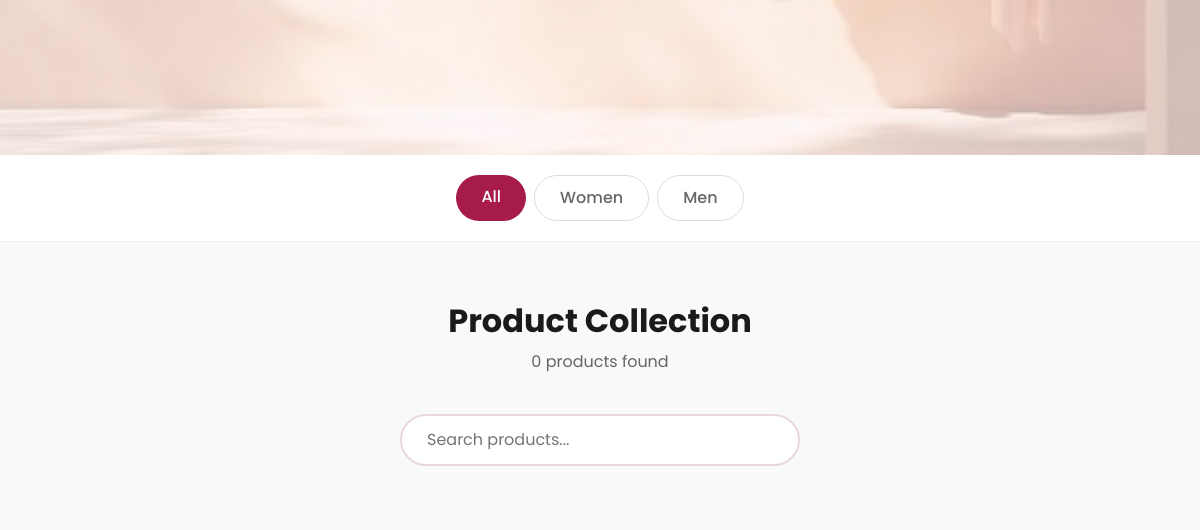
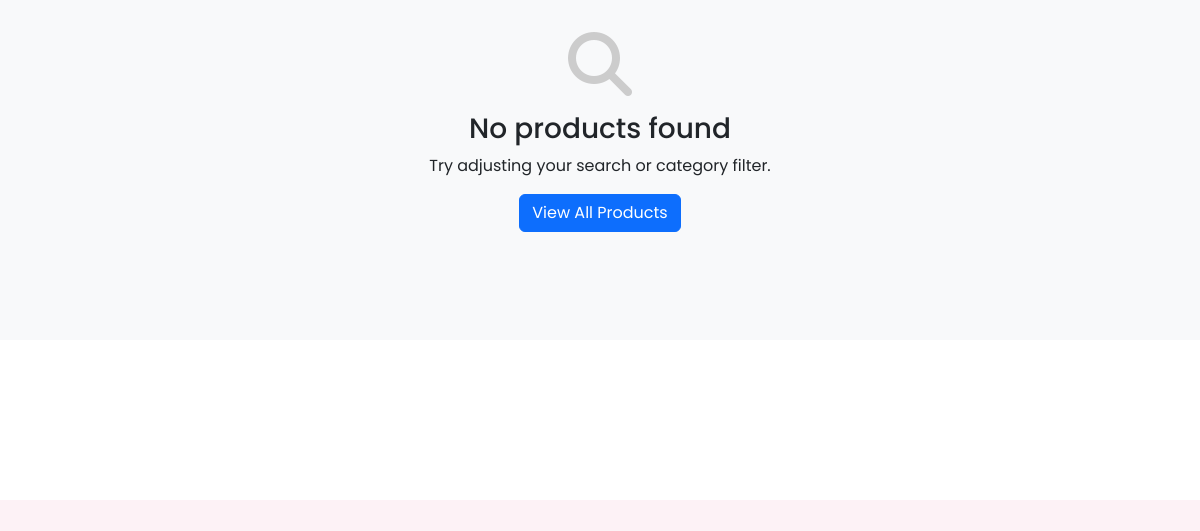
Page /landing.php (middle part) on the earlier database version (2 pictures, top to bottom).
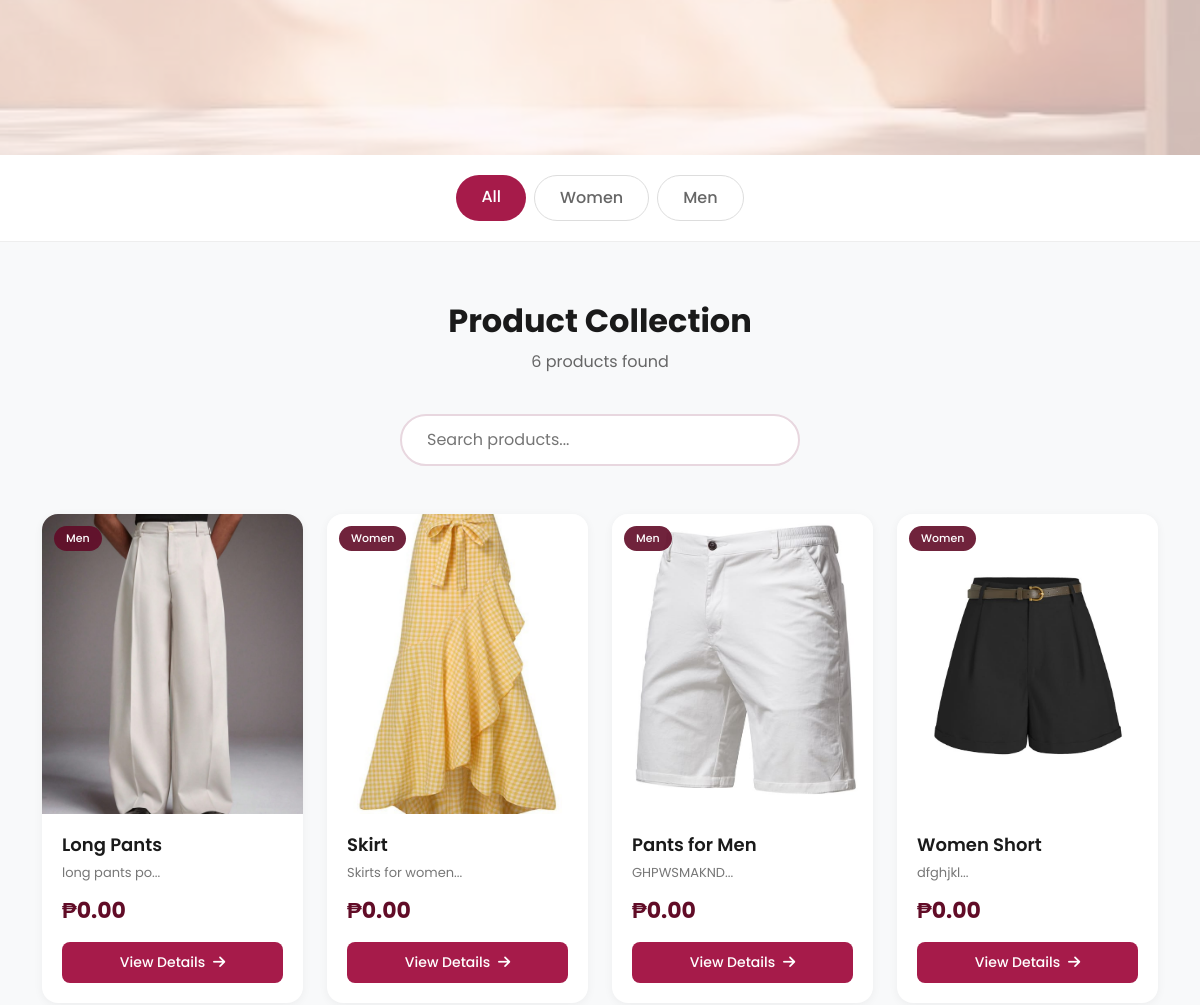
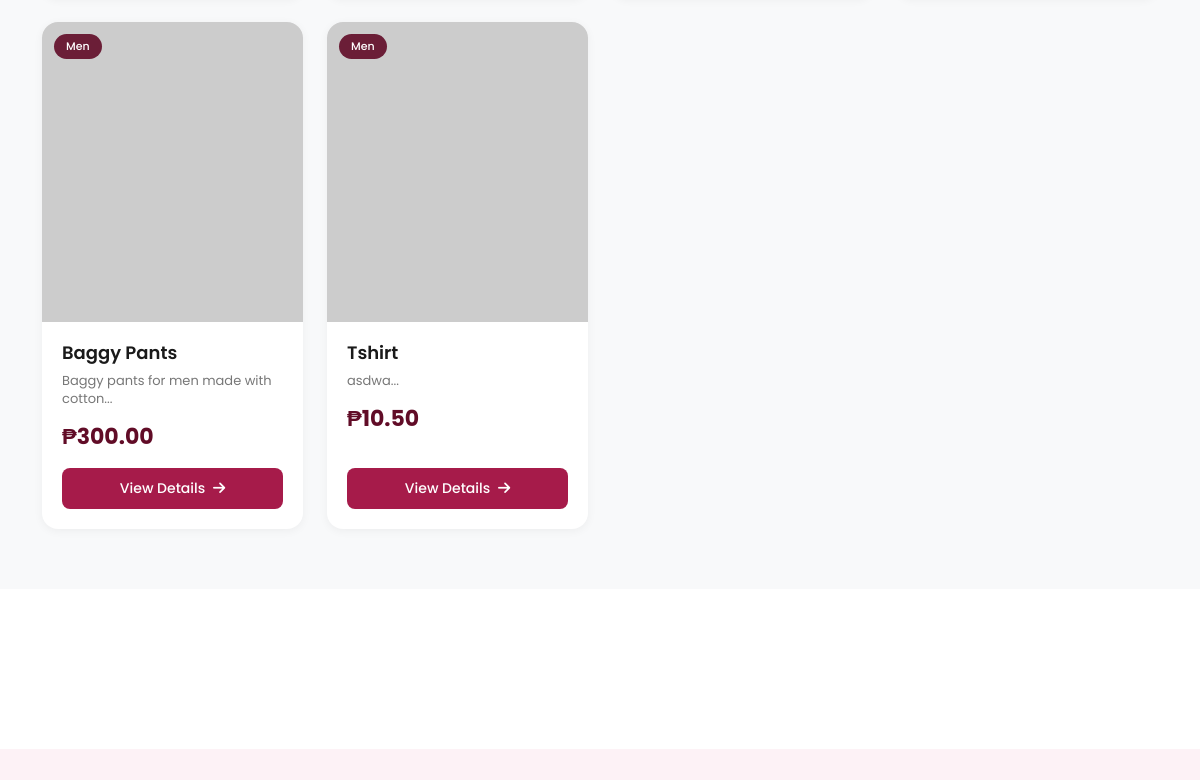
Same page on the later database version (2 pictures, top to bottom).
### tables this page shows
CREATE TABLE `product` (
  `product_id` int(11) NOT NULL,
  `seller_id` int(11) NOT NULL,
  `name` varchar(180) NOT NULL,
  `description` text DEFAULT NULL,
  `category_gender` enum('Men','Women') NOT NULL,
  `price` decimal(10,2) NOT NULL,
  `qty` int(11) NOT NULL,
  `status` enum('draft','active','inactive','archived') NOT NULL DEFAULT 'active',
  `created_at` datetime NOT NULL DEFAULT current_timestamp(),
  `updated_at` datetime DEFAULT current_timestamp() ON UPDATE current_timestamp()
);

### config_settings.php (called while the page is built, shortened)
<?php
class SiteSettings {
    private $conn;
    private $settings = [];
    private static $instance = null;
    private function __construct($conn) {
        $this->conn = $conn;
        $this->loadAllSettings();
    }
    public static function getInstance($conn) {
        if (self::$instance === null) {
            self::$instance = new self($conn);
        }
        return self::$instance;
    }
    private function loadAllSettings() {
        $sql = "SELECT setting_key, setting_value, setting_type FROM site_settings";
        $result = $this->conn->query($sql);
    }
    public function get($key, $default = null) {
        return $this->settings[$key] ?? $default;
    }
    public function getCategories() {
        $categories = $this->get('categories', ['All', 'Women', 'Men']);
        return is_array($categories) ? $categories : ['All', 'Women', 'Men'];
    }
}
?>

### landing.php (the view, shortened to what this page needs)
<?php
require_once 'admin/db.connect.php';
require_once 'config_settings.php';
$settings = SiteSettings::getInstance($conn);
$search = trim($_GET['search'] ?? '');
$category = trim($_GET['category'] ?? 'All');
$categories = $settings->getCategories();
$sql = "SELECT
          p.product_id,
          p.name,
          p.description,
          p.category_gender,
          p.price,
          (SELECT pv2.image_path
           FROM product_variant pv2
           WHERE pv2.product_id = p.product_id
           AND pv2.image_path IS NOT NULL
           LIMIT 1) AS image_path
        FROM product p
        WHERE p.status = 'active'";
$sql .= " ORDER BY p.created_at DESC LIMIT 24";
$stmt = $conn->prepare($sql);
$stmt->execute();
$products = $stmt->get_result()->fetch_all(MYSQLI_ASSOC);
$heroBgImage = $settings->get('hero_background_image', 'labg.jpg');
?>
<!DOCTYPE html>
<html lang="en">
<head>
<link href="https://cdn.jsdelivr.net/npm/bootstrap@5.3.3/dist/css/bootstrap.min.css" rel="stylesheet">
<link rel="stylesheet" href="https://cdnjs.cloudflare.com/ajax/libs/font-awesome/6.4.0/css/all.min.css">
</head>
<body>
<section class="hero" id="home">
  <img src="<?php echo htmlspecialchars($heroBgImage); ?>" class="hero-bg" alt="Hero background" onerror="this.src='https://via.placeholder.com/1920x1080?text=Hero+Banner'">
</section>
<div class="category-filters" id="categories">
  <div class="container">
    <div class="d-flex flex-wrap gap-2 justify-content-center">
      <a href="?category=All<?php echo $search ? '&search=' . urlencode($search) : ''; ?>"
         class="category-btn <?php echo $category == 'All' ? 'active' : ''; ?>">
        All
      </a>
      <?php foreach ($categories as $cat): ?>
        <?php if ($cat !== 'All'): ?>
          <a href="?category=<?php echo urlencode($cat); ?><?php echo $search ? '&search=' . urlencode($search) : ''; ?>"
             class="category-btn <?php echo $category == $cat ? 'active' : ''; ?>">
            <?php echo htmlspecialchars($cat); ?>
          </a>
        <?php endif; ?>
      <?php endforeach; ?>
    </div>
  </div>
</div>
<section class="products-section" id="products">
  <div class="container">
    <div class="text-center mb-5">
      <h2 class="section-title">Product Collection</h2>
      <p class="section-subtitle"><?php echo count($products); ?> products found</p>
      <div class="search-container">
        <form method="GET" class="d-flex justify-content-center">
          <input class="search-input" type="text" name="search" value="<?php echo htmlspecialchars($search); ?>" placeholder="Search products...">
        </form>
      </div>
    </div>
    <div class="row g-4">
      <?php if (empty($products)): ?>
        <div class="col-12">
          <div class="text-center py-5">
            <i class="fas fa-search" style="font-size: 64px; color: #ccc;"></i>
            <h3 class="mt-3">No products found</h3>
            <p>Try adjusting your search or category filter.</p>
            <a href="?" class="btn btn-primary">View All Products</a>
          </div>
        </div>
      <?php endif; ?>
      <?php foreach ($products as $product): ?>
        <div class="col-12 col-sm-6 col-md-4 col-lg-3">
          <div class="product-card h-100 d-flex flex-column">
            <div class="product-image-wrapper">
              <?php
              $imagePath = !empty($product['image_path']) ? htmlspecialchars($product['image_path']) : 'https://via.placeholder.com/400x500?text=No+Image';
              ?>
              <img class="product-image" src="<?php echo $imagePath; ?>" alt="<?php echo htmlspecialchars($product['name']); ?>" onerror="this.src='https://via.placeholder.com/400x500?text=Product+Image'">
              <span class="product-category"><?php echo htmlspecialchars($product['category_gender']); ?></span>
            </div>
            <div class="product-info d-flex flex-column flex-grow-1">
              <h3 class="product-title"><?php echo htmlspecialchars($product['name']); ?></h3>
              <p class="product-description"><?php echo htmlspecialchars(substr($product['description'] ?? 'No description available', 0, 80)); ?>...</p>
              <div class="product-price">₱<?php echo number_format((float) $product['price'], 2); ?></div>
              <a class="product-link mt-auto" href="product_details.php?product_id=<?php echo (int) $product['product_id']; ?>">
                View Details <i class="fas fa-arrow-right ms-1"></i>
              </a>
            </div>
          </div>
        </div>
      <?php endforeach; ?>
    </div>
  </div>
</section>
<section class="features">
</section>
<section class="about-section" id="about">
</section>
</body>
</html>

### landing.php (style rules this page uses)
* { margin: 0; padding: 0; box-sizing: border-box; }
body { font-family: 'Poppins', sans-serif; background: #fdf2f6; scroll-behavior: smooth; }
.hero { position: relative; height: 85vh; min-height: 500px; display: flex; align-items: center; justify-content: center; text-align: center; padding: 20px; overflow: hidden; }
.hero-bg { position: absolute; width: 100%; height: 100%; object-fit: cover; opacity: 0.35; z-index: 0; }
.category-filters { background: white; padding: 20px 0; border-bottom: 1px solid #eee; }
.category-btn { padding: 10px 25px; border-radius: 30px; font-weight: 500; transition: all 0.3s; text-decoration: none; display: inline-block; }
.category-btn.active { background: #a61b4a; color: white; border-color: #a61b4a; }
.category-btn:not(.active) { background: transparent; color: #666; border: 1px solid #ddd; }
.products-section { padding: 60px 0; background: #f8f9fa; }
.section-title { font-size: 32px; font-weight: 700; color: #1a1a1a; margin-bottom: 10px; }
.section-subtitle { color: #666; margin-bottom: 40px; }
.product-card { border: none; border-radius: 16px; background: white; overflow: hidden; transition: all 0.3s; box-shadow: 0 2px 10px rgba(0,0,0,0.05); }
.product-image-wrapper { position: relative; overflow: hidden; height: 300px; }
.product-image { width: 100%; height: 100%; object-fit: cover; transition: transform 0.5s; }
.product-category { position: absolute; top: 12px; left: 12px; background: rgba(97, 12, 39, 0.9); color: white; padding: 4px 12px; border-radius: 20px; font-size: 11px; font-weight: 500; }
.product-info { padding: 20px; }
.product-title { font-size: 18px; font-weight: 600; margin-bottom: 8px; color: #1a1a1a; }
.product-description { font-size: 13px; color: #777; margin-bottom: 12px; line-height: 1.4; display: -webkit-box; -webkit-line-clamp: 2; -webkit-box-orient: vertical; overflow: hidden; }
.product-price { font-size: 22px; font-weight: 700; color: #610C27; margin-bottom: 15px; }
.product-link { display: inline-block; text-decoration: none; background: #a61b4a; color: white; padding: 10px 20px; border-radius: 8px; font-size: 14px; font-weight: 500; transition: all 0.3s; text-align: center; }
.features { padding: 80px 40px; background: white; }
.about-section { padding: 80px 40px; background: #fdf2f6; }
.search-container { display: flex; justify-content: center; margin-bottom: 40px; }
.search-input { border: 2px solid #e8d7df; border-radius: 40px; padding: 12px 25px; width: 400px; font-size: 16px; }

Differences in the rows shown:
added product: shows a picture, category_gender "Men", name "Long Pants", description "long pants po", price "0.00"
added product: shows a picture, category_gender "Women", name "Skirt", description "Skirts for women", price "0.00"
added product: shows a picture, category_gender "Men", name "Pants for Men", description "GHPWSMAKND", price "0.00"
added product: shows a picture, category_gender "Women", name "Women Short", description "dfghjkl", price "0.00"
added product: category_gender "Men", name "Baggy Pants", description "Baggy pants for men made with cotton", price "300.00"
added product: category_gender "Men", name "Tshirt", description "asdwa", price "10.50"
Other differences:
count($products): "0" → "6"
text no longer shown: "No products found Try adjusting your search or category filter. View All Products"
